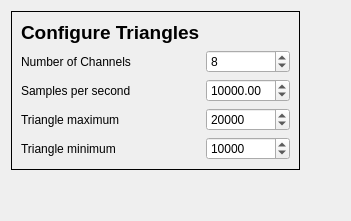
          <widget class="QWidget" name="trianglePage">
           <layout class="QGridLayout" name="gridLayout_7">
            <item row="0" column="1">
             <spacer name="horizontalSpacer_5">
              <property name="orientation">
               <enum>Qt::Horizontal</enum>
              </property>
              <property name="sizeHint" stdset="0">
               <size>
                <width>40</width>
                <height>20</height>
               </size>
              </property>
             </spacer>
            </item>
            <item row="0" column="0">
             <widget class="QFrame" name="triangleFrame">
              <property name="frameShape">
               <enum>QFrame::Panel</enum>
              </property>
              <layout class="QGridLayout" name="gridLayout_8">
               <item row="0" column="0">
                <widget class="QLabel" name="label_6">
                 <property name="font">
                  <font>
                   <family>Helvetica</family>
                   <pointsize>14</pointsize>
                   <weight>75</weight>
                   <bold>true</bold>
                  </font>
                 </property>
                 <property name="text">
                  <string>Configure Triangles</string>
                 </property>
                </widget>
               </item>
               <item row="1" column="0">
                <widget class="QLabel" name="label">
                 <property name="text">
                  <string>Number of Channels</string>
                 </property>
                </widget>
               </item>
               <item row="1" column="1">
                <widget class="QSpinBox" name="triangleNchan">
                 <property name="minimum">
                  <number>1</number>
                 </property>
                 <property name="maximum">
                  <number>256</number>
                 </property>
                 <property name="value">
                  <number>8</number>
                 </property>
                </widget>
               </item>
               <item row="2" column="0">
                <widget class="QLabel" name="label_2">
                 <property name="text">
                  <string>Samples per second</string>
                 </property>
                </widget>
               </item>
               <item row="2" column="1">
                <widget class="QDoubleSpinBox" name="triangleSampleRate">
                 <property name="minimum">
                  <double>10.000000000000000</double>
                 </property>
                 <property name="maximum">
                  <double>1000000.000000000000000</double>
                 </property>
                 <property name="value">
                  <double>10000.000000000000000</double>
                 </property>
                </widget>
               </item>
               <item row="3" column="0">
                <widget class="QLabel" name="label_4">
                 <property name="text">
                  <string>Triangle maximum</string>
                 </property>
                </widget>
               </item>
               <item row="3" column="1">
                <widget class="QSpinBox" name="triangleMaximum">
                 <property name="maximum">
                  <number>65535</number>
                 </property>
                 <property name="value">
                  <number>20000</number>
                 </property>
                </widget>
               </item>
               <item row="4" column="0">
                <widget class="QLabel" name="label_5">
                 <property name="text">
                  <string>Triangle minimum</string>
                 </property>
                </widget>
               </item>
               <item row="4" column="1">
                <widget class="QSpinBox" name="triangleMinimum">
                 <property name="maximum">
                  <number>65535</number>
                 </property>
                 <property name="value">
                  <number>10000</number>
                 </property>
                </widget>
               </item>
              </layout>
             </widget>
            </item>
            <item row="1" column="0">
             <spacer name="verticalSpacer_9">
              <property name="orientation">
               <enum>Qt::Vertical</enum>
              </property>
              <property name="sizeHint" stdset="0">
               <size>
                <width>20</width>
                <height>40</height>
               </size>
              </property>
             </spacer>
            </item>
           </layout>
          </widget>
